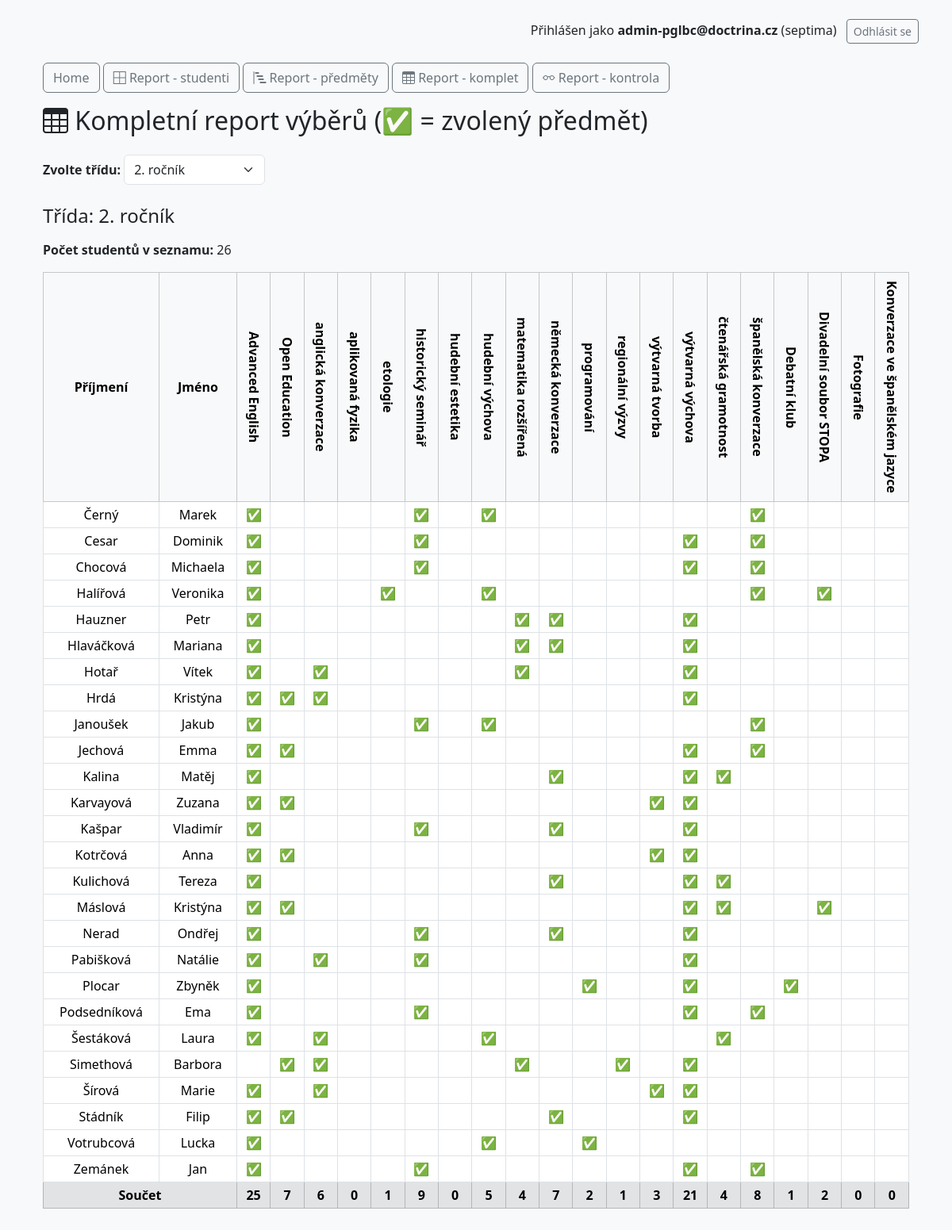
Screenshot of /report-komplet.php?report_class=rocnik2 (signed in) with the database file from the repository.
### tables this page shows
CREATE TABLE `users` (
  `id` int(11) NOT NULL,
  `email` varchar(100) NOT NULL,
  `name` varchar(100) NOT NULL,
  `surname` varchar(100) NOT NULL,
  `password_hash` varchar(255) NOT NULL,
  `class` varchar(50) NOT NULL,
  `created_at` datetime DEFAULT current_timestamp(),
  `updated_at` datetime DEFAULT current_timestamp() ON UPDATE current_timestamp(),
  `admin` tinyint(1) NOT NULL DEFAULT 0
);

### includes/Database.php (called while the page is built, shortened)
<?php
class Database {
    private $pdo;
    public function __construct() {
        $dsn = "mysql:host=" . DB_HOST . ";dbname=" . DB_NAME . ";charset=utf8mb4";
        try {
            $this->pdo = new PDO($dsn, DB_USER, DB_PASS);
            $this->pdo->setAttribute(PDO::ATTR_ERRMODE, PDO::ERRMODE_EXCEPTION);
        } catch (PDOException $e) {
            die("Chyba připojení k databázi: " . $e->getMessage());
        }
    }
    public function query($sql, $params = []) {
        $stmt = $this->pdo->prepare($sql);
        $stmt->execute($params);
        return $stmt;
    }
}

### report-komplet.php (the view, shortened to what this page needs)
<?php
require_once 'includes/Database.php';
$db = new Database();
$classOptions = [
    'prima' => 'Prima',
    'sekunda' => 'Sekunda',
    'tercie' => 'Tercie',
    'kvarta' => 'Kvarta',
    'kvinta' => 'Kvinta',
    'sexta' => 'Sexta',
    'septima' => 'Septima',
    'oktava' => 'Oktáva',
    'rocnik1' => '1. ročník',
    'rocnik2' => '2. ročník',
    'rocnik3' => '3. ročník',
    'rocnik4' => '4. ročník',
];
$selectedClass = $_GET['report_class'] ?? null;
include 'templates/header.php';
?>
<div class="container mt-4">
    <div class="mb-3">
        <a href="index.php" class="btn btn-outline-secondary">Home</a>
        <a href="report-tridy.php" class="btn btn-outline-secondary"><i class="bi bi-border-all"></i> Report - studenti</a>
        <a href="report-predmety.php" class="btn btn-outline-secondary"><i class="bi bi-bar-chart-steps"></i> Report - předměty</a>
        <a href="report-komplet.php" class="btn btn-outline-secondary"><i class="bi bi-table"></i> Report - komplet</a>
        <a href="report-kontrola.php" class="btn btn-outline-secondary"><i class="bi bi-eyeglasses"></i> Report - kontrola</a>
    </div>
    <h2 class="mb-4"><i class="bi bi-table"></i> Kompletní report výběrů (✅ = zvolený předmět)</h2>
    <form method="get" class="mb-4">
        <label for="report_class" class="form-label fw-bold">Zvolte třídu:</label>
        <select name="report_class" id="report_class" class="form-select w-auto d-inline-block" onchange="this.form.submit()">
            <?php foreach ($classOptions as $key => $label): ?>
                <option value="<?= $key ?>" <?= $selectedClass === $key ? 'selected' : '' ?>><?= $label ?></option>
            <?php endforeach; ?>
        </select>
    </form>
    <?php if ($selectedClass): ?>
        <h4 class="mb-3">Třída: <?= htmlspecialchars($classOptions[$selectedClass] ?? $selectedClass) ?></h4>
        <?php
        $tableMain = 'subjects_' . $selectedClass;
        $tableOpt = $tableMain . '_optional';
        $mainSubjects = [];
        $optionalSubjects = [];
        if ($db->tableExists($tableMain)) {
            $mainSubjects = $db->query("SELECT DISTINCT name FROM `$tableMain`")->fetchAll(PDO::FETCH_COLUMN);
        }
        if ($db->tableExists($tableOpt)) {
            $optionalSubjects = $db->query("SELECT DISTINCT name FROM `$tableOpt`")->fetchAll(PDO::FETCH_COLUMN);
        }
        sort($mainSubjects);
        sort($optionalSubjects);
        $allSubjects = array_merge($mainSubjects, $optionalSubjects);
        $students = $db->query("SELECT id, name, surname FROM users WHERE class = ? ORDER BY surname, name", [$selectedClass])->fetchAll(PDO::FETCH_ASSOC);
        $studentCount = count($students);
        echo "<p><strong>Počet studentů v seznamu:</strong> $studentCount</p>";
        $matrix = [];
        $summary = array_fill_keys($allSubjects, 0);
        foreach ($students as $student) {
            $userId = $student['id'];
            $matrix[$userId] = array_fill_keys($allSubjects, false);
            $picked = $db->query("SELECT subject_name FROM user_choices WHERE user_id = ? AND subject_class = ?", [$userId, $selectedClass])->fetchAll(PDO::FETCH_COLUMN);
            foreach ($picked as $subject) {
                if (isset($matrix[$userId][$subject]) && !$matrix[$userId][$subject]) {
                    $matrix[$userId][$subject] = true;
                    $summary[$subject]++;
                }
            }
            $pickedOpt = $db->query("SELECT subject_name FROM user_choices_optional WHERE user_id = ? AND subject_class = ?", [$userId, $selectedClass])->fetchAll(PDO::FETCH_COLUMN);
            foreach ($pickedOpt as $subject) {
                if (isset($matrix[$userId][$subject]) && !$matrix[$userId][$subject]) {
                    $matrix[$userId][$subject] = true;
                    $summary[$subject]++;
                }
            }
        }
        ?>
        <?php if (count($students) > 0): ?>
            <div class="table-responsive">
                <table class="table table-bordered table-sm align-middle text-center">
                    <thead class="table-light">
                        <tr>
                            <th class="align-middle text-center">Příjmení</th>
                            <th class="align-middle text-center">Jméno</th>
                            <?php foreach ($allSubjects as $subject): ?>
                                <th style="
                                    writing-mode: vertical-rl;
                                    text-orientation: mixed;
                                    vertical-align: middle;
                                    text-align: center;
                                    white-space: nowrap;
                                    padding: 10px 4px;
                                ">
                                    <?= htmlspecialchars($subject) ?>
                                </th>
                            <?php endforeach; ?>
                        </tr>
                    </thead>
                    <tbody>
                        <?php foreach ($students as $student): ?>
                            <tr>
                                <td><?= htmlspecialchars($student['surname']) ?></td>
                                <td><?= htmlspecialchars($student['name']) ?></td>
                                <?php foreach ($allSubjects as $subject): ?>
                                    <td><?= $matrix[$student['id']][$subject] ? '✅' : '' ?></td>
                                <?php endforeach; ?>
                            </tr>
                        <?php endforeach; ?>
                        <tr class="fw-bold table-secondary">
                            <td colspan="2">Součet</td>
                            <?php foreach ($allSubjects as $subject): ?>
                                <td><?= $summary[$subject] ?></td>
                            <?php endforeach; ?>
                        </tr>
                    </tbody>
                </table>
            </div>
        <?php else: ?>
            <div class="alert alert-info">V této třídě nejsou zatím žádní studenti.</div>
        <?php endif; ?>
    <?php endif; ?>
</div>

### rows the page displays
users: surname "Černý", name "Marek"
users: surname "Cesar", name "Dominik"
users: surname "Chocová", name "Michaela"
users: surname "Halířová", name "Veronika"
users: surname "Hauzner", name "Petr"
users: surname "Hlaváčková", name "Mariana"
users: surname "Hotař", name "Vítek"
users: surname "Hrdá", name "Kristýna"
users: surname "Janoušek", name "Jakub"
users: surname "Jechová", name "Emma"
users: surname "Kalina", name "Matěj"
users: surname "Karvayová", name "Zuzana"
users: surname "Kašpar", name "Vladimír"
users: surname "Kotrčová", name "Anna"
users: surname "Kulichová", name "Tereza"
users: surname "Máslová", name "Kristýna"
users: surname "Nerad", name "Ondřej"
users: surname "Pabišková", name "Natálie"
users: surname "Plocar", name "Zbyněk"
users: surname "Podsedníková", name "Ema"
users: surname "Šestáková", name "Laura"
users: surname "Simethová", name "Barbora"
users: surname "Šírová", name "Marie"
users: surname "Stádník", name "Filip"
users: surname "Votrubcová", name "Lucka"
users: surname "Zemánek", name "Jan"

### other values shown
$_SESSION['user_email'] "admin-pglbc@doctrina.cz"
$_SESSION['class'] "septima"
$classOptions[$selectedClass] "2. ročník"
$studentCount "26"
$subject "Advanced English"
$subject "Open Education"
$subject "anglická konverzace"
$subject "aplikovaná fyzika"
$subject "etologie"
$subject "historický seminář"
$subject "hudební estetika"
$subject "hudební výchova"
$subject "matematika rozšířená"
$subject "německá konverzace"
$subject "programování"
